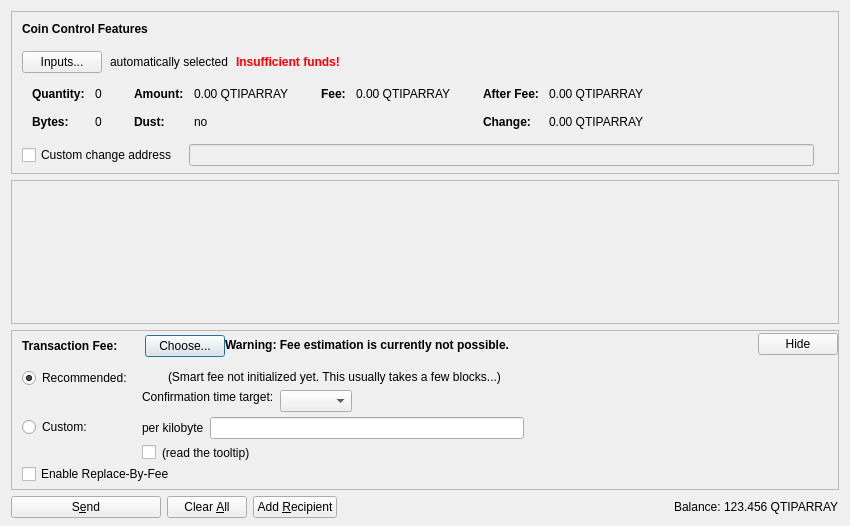
<?xml version="1.0" encoding="UTF-8"?>
<ui version="4.0">
 <class>DepositCoinsDialog</class>
 <widget class="QDialog" name="DepositCoinsDialog">
  <property name="geometry">
   <rect>
    <x>0</x>
    <y>0</y>
    <width>850</width>
    <height>526</height>
   </rect>
  </property>
  <property name="windowTitle">
   <string>Deposit Coins</string>
  </property>
  <layout class="QVBoxLayout" name="verticalLayout" stretch="0,1,0,0">
   <property name="bottomMargin">
    <number>8</number>
   </property>
   <item>
    <widget class="QFrame" name="frameCoinControl">
     <property name="sizePolicy">
      <sizepolicy hsizetype="Expanding" vsizetype="Expanding">
       <horstretch>0</horstretch>
       <verstretch>0</verstretch>
      </sizepolicy>
     </property>
     <property name="maximumSize">
      <size>
       <width>16777215</width>
       <height>16777215</height>
      </size>
     </property>
     <property name="frameShape">
      <enum>QFrame::StyledPanel</enum>
     </property>
     <property name="frameShadow">
      <enum>QFrame::Sunken</enum>
     </property>
     <layout class="QVBoxLayout" name="verticalLayoutCoinControl2">
      <property name="spacing">
       <number>0</number>
      </property>
      <property name="leftMargin">
       <number>0</number>
      </property>
      <property name="topMargin">
       <number>0</number>
      </property>
      <property name="rightMargin">
       <number>0</number>
      </property>
      <property name="bottomMargin">
       <number>6</number>
      </property>
      <item>
       <layout class="QVBoxLayout" name="verticalLayoutCoinControl" stretch="0,0,0,0,1">
        <property name="spacing">
         <number>0</number>
        </property>
        <property name="leftMargin">
         <number>10</number>
        </property>
        <property name="topMargin">
         <number>10</number>
        </property>
        <item>
         <layout class="QHBoxLayout" name="horizontalLayoutCoinControl1">
          <property name="bottomMargin">
           <number>15</number>
          </property>
          <item>
           <widget class="QLabel" name="labelCoinControlFeatures">
            <property name="sizePolicy">
             <sizepolicy hsizetype="Preferred" vsizetype="Maximum">
              <horstretch>0</horstretch>
              <verstretch>0</verstretch>
             </sizepolicy>
            </property>
            <property name="font">
             <font>
              <weight>75</weight>
              <bold>true</bold>
             </font>
            </property>
            <property name="styleSheet">
             <string notr="true">font-weight:bold;</string>
            </property>
            <property name="text">
             <string>Coin Control Features</string>
            </property>
           </widget>
          </item>
         </layout>
        </item>
        <item>
         <layout class="QHBoxLayout" name="horizontalLayoutCoinControl2" stretch="0,0,0,0">
          <property name="spacing">
           <number>8</number>
          </property>
          <property name="bottomMargin">
           <number>10</number>
          </property>
          <item>
           <widget class="QPushButton" name="pushButtonCoinControl">
            <property name="styleSheet">
             <string notr="true"/>
            </property>
            <property name="text">
             <string>Inputs...</string>
            </property>
            <property name="autoDefault">
             <bool>false</bool>
            </property>
           </widget>
          </item>
          <item>
           <widget class="QLabel" name="labelCoinControlAutomaticallySelected">
            <property name="text">
             <string>automatically selected</string>
            </property>
            <property name="margin">
             <number>5</number>
            </property>
           </widget>
          </item>
          <item>
           <widget class="QLabel" name="labelCoinControlInsuffFunds">
            <property name="font">
             <font>
              <weight>75</weight>
              <bold>true</bold>
             </font>
            </property>
            <property name="styleSheet">
             <string notr="true">color:red;font-weight:bold;</string>
            </property>
            <property name="text">
             <string>Insufficient funds!</string>
            </property>
            <property name="margin">
             <number>5</number>
            </property>
           </widget>
          </item>
          <item>
           <spacer name="horizontalSpacerCoinControl">
            <property name="orientation">
             <enum>Qt::Horizontal</enum>
            </property>
            <property name="sizeHint" stdset="0">
             <size>
              <width>40</width>
              <height>1</height>
             </size>
            </property>
           </spacer>
          </item>
         </layout>
        </item>
        <item>
         <widget class="QWidget" name="widgetCoinControl" native="true">
          <property name="sizePolicy">
           <sizepolicy hsizetype="Preferred" vsizetype="Preferred">
            <horstretch>0</horstretch>
            <verstretch>0</verstretch>
           </sizepolicy>
          </property>
          <property name="minimumSize">
           <size>
            <width>0</width>
            <height>0</height>
           </size>
          </property>
          <property name="styleSheet">
           <string notr="true"/>
          </property>
          <layout class="QHBoxLayout" name="horizontalLayoutCoinControl5">
           <property name="leftMargin">
            <number>0</number>
           </property>
           <property name="topMargin">
            <number>0</number>
           </property>
           <property name="rightMargin">
            <number>0</number>
           </property>
           <property name="bottomMargin">
            <number>0</number>
           </property>
           <item>
            <layout class="QHBoxLayout" name="horizontalLayoutCoinControl3" stretch="0,0,0,1">
             <property name="spacing">
              <number>20</number>
             </property>
             <property name="topMargin">
              <number>0</number>
             </property>
             <property name="bottomMargin">
              <number>10</number>
             </property>
             <item>
              <layout class="QFormLayout" name="formLayoutCoinControl1">
               <property name="horizontalSpacing">
                <number>10</number>
               </property>
               <property name="verticalSpacing">
                <number>14</number>
               </property>
               <property name="leftMargin">
                <number>10</number>
               </property>
               <property name="topMargin">
                <number>4</number>
               </property>
               <property name="rightMargin">
                <number>6</number>
               </property>
               <item row="0" column="0">
                <widget class="QLabel" name="labelCoinControlQuantityText">
                 <property name="font">
                  <font>
                   <weight>75</weight>
                   <bold>true</bold>
                  </font>
                 </property>
                 <property name="text">
                  <string>Quantity:</string>
                 </property>
                 <property name="margin">
                  <number>0</number>
                 </property>
                </widget>
               </item>
               <item row="0" column="1">
                <widget class="QLabel" name="labelCoinControlQuantity">
                 <property name="cursor">
                  <cursorShape>IBeamCursor</cursorShape>
                 </property>
                 <property name="contextMenuPolicy">
                  <enum>Qt::ActionsContextMenu</enum>
                 </property>
                 <property name="text">
                  <string notr="true">0</string>
                 </property>
                 <property name="margin">
                  <number>0</number>
                 </property>
                 <property name="textInteractionFlags">
                  <set>Qt::LinksAccessibleByMouse|Qt::TextSelectableByKeyboard|Qt::TextSelectableByMouse</set>
                 </property>
                </widget>
               </item>
               <item row="1" column="0">
                <widget class="QLabel" name="labelCoinControlBytesText">
                 <property name="font">
                  <font>
                   <weight>75</weight>
                   <bold>true</bold>
                  </font>
                 </property>
                 <property name="text">
                  <string>Bytes:</string>
                 </property>
                </widget>
               </item>
               <item row="1" column="1">
                <widget class="QLabel" name="labelCoinControlBytes">
                 <property name="cursor">
                  <cursorShape>IBeamCursor</cursorShape>
                 </property>
                 <property name="contextMenuPolicy">
                  <enum>Qt::ActionsContextMenu</enum>
                 </property>
                 <property name="text">
                  <string notr="true">0</string>
                 </property>
                 <property name="textInteractionFlags">
                  <set>Qt::LinksAccessibleByMouse|Qt::TextSelectableByKeyboard|Qt::TextSelectableByMouse</set>
                 </property>
                </widget>
               </item>
              </layout>
             </item>
             <item>
              <layout class="QFormLayout" name="formLayoutCoinControl2">
               <property name="horizontalSpacing">
                <number>10</number>
               </property>
               <property name="verticalSpacing">
                <number>14</number>
               </property>
               <property name="leftMargin">
                <number>6</number>
               </property>
               <property name="topMargin">
                <number>4</number>
               </property>
               <property name="rightMargin">
                <number>6</number>
               </property>
               <item row="0" column="0">
                <widget class="QLabel" name="labelCoinControlAmountText">
                 <property name="font">
                  <font>
                   <weight>75</weight>
                   <bold>true</bold>
                  </font>
                 </property>
                 <property name="text">
                  <string>Amount:</string>
                 </property>
                 <property name="margin">
                  <number>0</number>
                 </property>
                </widget>
               </item>
               <item row="0" column="1">
                <widget class="QLabel" name="labelCoinControlAmount">
                 <property name="cursor">
                  <cursorShape>IBeamCursor</cursorShape>
                 </property>
                 <property name="contextMenuPolicy">
                  <enum>Qt::ActionsContextMenu</enum>
                 </property>
                 <property name="text">
                  <string notr="true">0.00 QTIPARRAY</string>
                 </property>
                 <property name="textInteractionFlags">
                  <set>Qt::LinksAccessibleByMouse|Qt::TextSelectableByKeyboard|Qt::TextSelectableByMouse</set>
                 </property>
                </widget>
               </item>
               <item row="1" column="0">
                <widget class="QLabel" name="labelCoinControlLowOutputText">
                 <property name="font">
                  <font>
                   <weight>75</weight>
                   <bold>true</bold>
                  </font>
                 </property>
                 <property name="text">
                  <string>Dust:</string>
                 </property>
                </widget>
               </item>
               <item row="1" column="1">
                <widget class="QLabel" name="labelCoinControlLowOutput">
                 <property name="cursor">
                  <cursorShape>IBeamCursor</cursorShape>
                 </property>
                 <property name="contextMenuPolicy">
                  <enum>Qt::ActionsContextMenu</enum>
                 </property>
                 <property name="text">
                  <string notr="true">no</string>
                 </property>
                 <property name="textInteractionFlags">
                  <set>Qt::LinksAccessibleByMouse|Qt::TextSelectableByKeyboard|Qt::TextSelectableByMouse</set>
                 </property>
                </widget>
               </item>
              </layout>
             </item>
             <item>
              <layout class="QFormLayout" name="formLayoutCoinControl3">
               <property name="horizontalSpacing">
                <number>10</number>
               </property>
               <property name="verticalSpacing">
                <number>14</number>
               </property>
               <property name="leftMargin">
                <number>6</number>
               </property>
               <property name="topMargin">
                <number>4</number>
               </property>
               <property name="rightMargin">
                <number>6</number>
               </property>
               <item row="0" column="0">
                <widget class="QLabel" name="labelCoinControlFeeText">
                 <property name="font">
                  <font>
                   <weight>75</weight>
                   <bold>true</bold>
                  </font>
                 </property>
                 <property name="text">
                  <string>Fee:</string>
                 </property>
                 <property name="margin">
                  <number>0</number>
                 </property>
                </widget>
               </item>
               <item row="0" column="1">
                <widget class="QLabel" name="labelCoinControlFee">
                 <property name="cursor">
                  <cursorShape>IBeamCursor</cursorShape>
                 </property>
                 <property name="contextMenuPolicy">
                  <enum>Qt::ActionsContextMenu</enum>
                 </property>
                 <property name="text">
                  <string notr="true">0.00 QTIPARRAY</string>
                 </property>
                 <property name="textInteractionFlags">
                  <set>Qt::LinksAccessibleByMouse|Qt::TextSelectableByKeyboard|Qt::TextSelectableByMouse</set>
                 </property>
                </widget>
               </item>
              </layout>
             </item>
             <item>
              <layout class="QFormLayout" name="formLayoutCoinControl4">
               <property name="horizontalSpacing">
                <number>10</number>
               </property>
               <property name="verticalSpacing">
                <number>14</number>
               </property>
               <property name="leftMargin">
                <number>6</number>
               </property>
               <property name="topMargin">
                <number>4</number>
               </property>
               <property name="rightMargin">
                <number>6</number>
               </property>
               <item row="0" column="0">
                <widget class="QLabel" name="labelCoinControlAfterFeeText">
                 <property name="font">
                  <font>
                   <weight>75</weight>
                   <bold>true</bold>
                  </font>
                 </property>
                 <property name="text">
                  <string>After Fee:</string>
                 </property>
                 <property name="margin">
                  <number>0</number>
                 </property>
                </widget>
               </item>
               <item row="0" column="1">
                <widget class="QLabel" name="labelCoinControlAfterFee">
                 <property name="cursor">
                  <cursorShape>IBeamCursor</cursorShape>
                 </property>
                 <property name="contextMenuPolicy">
                  <enum>Qt::ActionsContextMenu</enum>
                 </property>
                 <property name="text">
                  <string notr="true">0.00 QTIPARRAY</string>
                 </property>
                 <property name="textInteractionFlags">
                  <set>Qt::LinksAccessibleByMouse|Qt::TextSelectableByKeyboard|Qt::TextSelectableByMouse</set>
                 </property>
                </widget>
               </item>
               <item row="1" column="0">
                <widget class="QLabel" name="labelCoinControlChangeText">
                 <property name="font">
                  <font>
                   <weight>75</weight>
                   <bold>true</bold>
                  </font>
                 </property>
                 <property name="text">
                  <string>Change:</string>
                 </property>
                </widget>
               </item>
               <item row="1" column="1">
                <widget class="QLabel" name="labelCoinControlChange">
                 <property name="cursor">
                  <cursorShape>IBeamCursor</cursorShape>
                 </property>
                 <property name="contextMenuPolicy">
                  <enum>Qt::ActionsContextMenu</enum>
                 </property>
                 <property name="text">
                  <string notr="true">0.00 QTIPARRAY</string>
                 </property>
                 <property name="textInteractionFlags">
                  <set>Qt::LinksAccessibleByMouse|Qt::TextSelectableByKeyboard|Qt::TextSelectableByMouse</set>
                 </property>
                </widget>
               </item>
              </layout>
             </item>
            </layout>
           </item>
          </layout>
         </widget>
        </item>
        <item>
         <layout class="QHBoxLayout" name="horizontalLayoutCoinControl4" stretch="0,0,0">
          <property name="spacing">
           <number>12</number>
          </property>
          <property name="sizeConstraint">
           <enum>QLayout::SetDefaultConstraint</enum>
          </property>
          <property name="topMargin">
           <number>5</number>
          </property>
          <property name="rightMargin">
           <number>5</number>
          </property>
          <item>
           <widget class="QCheckBox" name="checkBoxCoinControlChange">
            <property name="toolTip">
             <string>If this is activated, but the change address is empty or invalid, change will be sent to a newly generated address.</string>
            </property>
            <property name="text">
             <string>Custom change address</string>
            </property>
           </widget>
          </item>
          <item>
           <widget class="QValidatedLineEdit" name="lineEditCoinControlChange">
            <property name="enabled">
             <bool>false</bool>
            </property>
            <property name="sizePolicy">
             <sizepolicy hsizetype="Expanding" vsizetype="Fixed">
              <horstretch>0</horstretch>
              <verstretch>0</verstretch>
             </sizepolicy>
            </property>
           </widget>
          </item>
          <item>
           <widget class="QLabel" name="labelCoinControlChangeLabel">
            <property name="sizePolicy">
             <sizepolicy hsizetype="Preferred" vsizetype="Expanding">
              <horstretch>0</horstretch>
              <verstretch>0</verstretch>
             </sizepolicy>
            </property>
            <property name="minimumSize">
             <size>
              <width>0</width>
              <height>0</height>
             </size>
            </property>
            <property name="text">
             <string/>
            </property>
            <property name="margin">
             <number>3</number>
            </property>
           </widget>
          </item>
         </layout>
        </item>
        <item>
         <spacer name="verticalSpacerCoinControl">
          <property name="orientation">
           <enum>Qt::Vertical</enum>
          </property>
          <property name="sizeHint" stdset="0">
           <size>
            <width>800</width>
            <height>1</height>
           </size>
          </property>
         </spacer>
        </item>
       </layout>
      </item>
     </layout>
    </widget>
   </item>
   <item>
    <widget class="QScrollArea" name="scrollArea">
     <property name="widgetResizable">
      <bool>true</bool>
     </property>
     <widget class="QWidget" name="scrollAreaWidgetContents">
      <property name="geometry">
       <rect>
        <x>0</x>
        <y>0</y>
        <width>830</width>
        <height>104</height>
       </rect>
      </property>
      <layout class="QVBoxLayout" name="verticalLayout_2" stretch="0,1">
       <property name="leftMargin">
        <number>0</number>
       </property>
       <property name="topMargin">
        <number>0</number>
       </property>
       <property name="rightMargin">
        <number>0</number>
       </property>
       <property name="bottomMargin">
        <number>0</number>
       </property>
       <item>
        <layout class="QVBoxLayout" name="entries">
         <property name="spacing">
          <number>6</number>
         </property>
        </layout>
       </item>
       <item>
        <spacer name="verticalSpacer">
         <property name="orientation">
          <enum>Qt::Vertical</enum>
         </property>
         <property name="sizeHint" stdset="0">
          <size>
           <width>20</width>
           <height>40</height>
          </size>
         </property>
        </spacer>
       </item>
      </layout>
     </widget>
    </widget>
   </item>
   <item>
    <widget class="QFrame" name="frameFee">
     <property name="sizePolicy">
      <sizepolicy hsizetype="Expanding" vsizetype="Expanding">
       <horstretch>0</horstretch>
       <verstretch>0</verstretch>
      </sizepolicy>
     </property>
     <property name="maximumSize">
      <size>
       <width>16777215</width>
       <height>16777215</height>
      </size>
     </property>
     <property name="frameShape">
      <enum>QFrame::StyledPanel</enum>
     </property>
     <property name="frameShadow">
      <enum>QFrame::Sunken</enum>
     </property>
     <layout class="QVBoxLayout" name="verticalLayoutFee1">
      <property name="spacing">
       <number>0</number>
      </property>
      <property name="leftMargin">
       <number>0</number>
      </property>
      <property name="topMargin">
       <number>0</number>
      </property>
      <property name="rightMargin">
       <number>0</number>
      </property>
      <property name="bottomMargin">
       <number>0</number>
      </property>
      <item>
       <layout class="QVBoxLayout" name="verticalLayoutFee2" stretch="0,0,0">
        <property name="spacing">
         <number>0</number>
        </property>
        <property name="leftMargin">
         <number>10</number>
        </property>
        <property name="topMargin">
         <number>0</number>
        </property>
        <item>
         <layout class="QHBoxLayout" name="horizontalLayoutFee1">
          <property name="bottomMargin">
           <number>0</number>
          </property>
          <item>
           <layout class="QVBoxLayout" name="verticalLayoutFee7">
            <property name="spacing">
             <number>0</number>
            </property>
            <item>
             <spacer name="verticalSpacerSmartFee">
              <property name="orientation">
               <enum>Qt::Vertical</enum>
              </property>
              <property name="sizeType">
               <enum>QSizePolicy::Fixed</enum>
              </property>
              <property name="sizeHint" stdset="0">
               <size>
                <width>1</width>
                <height>4</height>
               </size>
              </property>
             </spacer>
            </item>
            <item>
             <layout class="QHBoxLayout" name="horizontalLayoutSmartFee">
              <property name="spacing">
               <number>10</number>
              </property>
              <item>
               <widget class="QLabel" name="labelFeeHeadline">
                <property name="sizePolicy">
                 <sizepolicy hsizetype="Preferred" vsizetype="Maximum">
                  <horstretch>0</horstretch>
                  <verstretch>0</verstretch>
                 </sizepolicy>
                </property>
                <property name="font">
                 <font>
                  <weight>75</weight>
                  <bold>true</bold>
                 </font>
                </property>
                <property name="styleSheet">
                 <string notr="true">font-weight:bold;</string>
                </property>
                <property name="text">
                 <string>Transaction Fee:</string>
                </property>
               </widget>
              </item>
              <item>
               <widget class="QLabel" name="labelFeeMinimized">
                <property name="text">
                 <string/>
                </property>
               </widget>
              </item>
              <item>
               <widget class="QPushButton" name="buttonChooseFee">
                <property name="text">
                 <string>Choose...</string>
                </property>
               </widget>
              </item>
             </layout>
            </item>
            <item>
             <spacer name="verticalSpacer_5">
              <property name="orientation">
               <enum>Qt::Vertical</enum>
              </property>
              <property name="sizeHint" stdset="0">
               <size>
                <width>1</width>
                <height>1</height>
               </size>
              </property>
             </spacer>
            </item>
           </layout>
          </item>
          <item>
           <widget class="QLabel" name="fallbackFeeWarningLabel">
            <property name="toolTip">
             <string>Using the fallbackfee can result in sending a transaction that will take several hours or days (or never) to confirm. Consider choosing your fee manually or wait until you have validated the complete chain.</string>
            </property>
            <property name="font">
            <font>
                <weight>75</weight>
                <bold>true</bold>
            </font>
            </property>
            <property name="text">
             <string>Warning: Fee estimation is currently not possible.</string>
            </property>
            <property name="wordWrap">
             <bool>false</bool>
            </property>
           </widget>
          </item>
          <item>
           <spacer name="horizontalSpacer_4">
            <property name="orientation">
             <enum>Qt::Horizontal</enum>
            </property>
            <property name="sizeType">
             <enum>QSizePolicy::MinimumExpanding</enum>
            </property>
            <property name="sizeHint" stdset="0">
             <size>
              <width>40</width>
              <height>20</height>
             </size>
            </property>
           </spacer>
          </item>
          <item>
           <widget class="QPushButton" name="buttonMinimizeFee">
            <property name="toolTip">
             <string>collapse fee-settings</string>
            </property>
            <property name="text">
             <string>Hide</string>
            </property>
           </widget>
          </item>
         </layout>
        </item>
        <item>
         <widget class="QFrame" name="frameFeeSelection">
          <layout class="QVBoxLayout" name="verticalLayoutFee12">
           <property name="spacing">
            <number>0</number>
           </property>
           <property name="leftMargin">
            <number>0</number>
           </property>
           <property name="topMargin">
            <number>0</number>
           </property>
           <property name="rightMargin">
            <number>0</number>
           </property>
           <property name="bottomMargin">
            <number>0</number>
           </property>
           <item>
            <layout class="QGridLayout" name="gridLayoutFee">
             <property name="topMargin">
              <number>10</number>
             </property>
             <property name="bottomMargin">
              <number>4</number>
             </property>
             <property name="horizontalSpacing">
              <number>10</number>
             </property>
             <property name="verticalSpacing">
              <number>4</number>
             </property>
             <item row="1" column="1">
              <layout class="QVBoxLayout" name="verticalLayoutFee8">
               <property name="spacing">
                <number>6</number>
               </property>
               <item>
                <layout class="QHBoxLayout" name="horizontalLayoutFee13">
                 <item>
                  <widget class="QLabel" name="labelCustomPerKilobyte">
                   <property name="toolTip">
                    <string>Specify a custom fee per kB (1,000 bytes) of the transaction's virtual size.

Note:  QtipArrayce the fee is calculated on a per-byte basis, a fee of "100 satoshis per kB" for a transaction size of 500 bytes (half of 1 kB) would ultimately yield a fee of only 50 satoshis.</string>
                   </property>
                   <property name="text">
                    <string>per kilobyte</string>
                   </property>
                  </widget>
                 </item>
                 <item>
                  <widget class="QTIPARRAYAmountField" name="customFee"/>
                 </item>
                 <item>
                  <spacer name="horizontalSpacer_6">
                   <property name="orientation">
                    <enum>Qt::Horizontal</enum>
                   </property>
                   <property name="sizeHint" stdset="0">
                    <size>
                     <width>1</width>
                     <height>1</height>
                    </size>
                   </property>
                  </spacer>
                 </item>
                </layout>
               </item>
               <item>
                <layout class="QHBoxLayout" name="horizontalLayoutFee8">
                 <item>
                  <widget class="QCheckBox" name="checkBoxMinimumFee">
                   <property name="toolTip">
                    <string>Paying only the minimum fee is just fine as long as there is less transaction volume than space in the blocks. But be aware that this can end up in a never confirming transaction once there is more demand for sin transactions than the network can process.</string>
                   </property>
                   <property name="text">
                    <string/>
                   </property>
                  </widget>
                 </item>
                 <item>
                  <widget class="QLabel" name="labelMinFeeWarning">
                   <property name="enabled">
                    <bool>true</bool>
                   </property>
                   <property name="toolTip">
                    <string>Paying only the minimum fee is just fine as long as there is less transaction volume than space in the blocks. But be aware that this can end up in a never confirming transaction once there is more demand for sin transactions than the network can process.</string>
                   </property>
                   <property name="text">
                    <string>(read the tooltip)</string>
                   </property>
                   <property name="margin">
                    <number>5</number>
                   </property>
                  </widget>
                 </item>
                 <item>
                  <spacer name="horizontalSpacer_2">
                   <property name="orientation">
                    <enum>Qt::Horizontal</enum>
                   </property>
                   <property name="sizeHint" stdset="0">
                    <size>
                     <width>1</width>
                     <height>1</height>
                    </size>
                   </property>
                  </spacer>
                 </item>
                </layout>
               </item>
              </layout>
             </item>
             <item row="0" column="0">
              <layout class="QVBoxLayout" name="verticalLayoutFee4" stretch="0,1">
               <item>
                <widget class="QRadioButton" name="radioSmartFee">
                 <property name="text">
                  <string>Recommended:</string>
                 </property>
                 <property name="checked">
                  <bool>true</bool>
                 </property>
                 <attribute name="buttonGroup">
                  <string notr="true">groupFee</string>
                 </attribute>
                </widget>
               </item>
               <item>
                <spacer name="verticalSpacer_2">
                 <property name="orientation">
                  <enum>Qt::Vertical</enum>
                 </property>
                 <property name="sizeHint" stdset="0">
                  <size>
                   <width>1</width>
                   <height>1</height>
                  </size>
                 </property>
                </spacer>
               </item>
              </layout>
             </item>
             <item row="1" column="0">
              <layout class="QVBoxLayout" name="verticalLayoutFee9" stretch="0,1">
               <item>
                <widget class="QRadioButton" name="radioCustomFee">
                 <property name="text">
                  <string>Custom:</string>
                 </property>
                 <attribute name="buttonGroup">
                  <string notr="true">groupFee</string>
                 </attribute>
                </widget>
               </item>
               <item>
                <spacer name="verticalSpacer_6">
                 <property name="orientation">
                  <enum>Qt::Vertical</enum>
                 </property>
                 <property name="sizeHint" stdset="0">
                  <size>
                   <width>1</width>
                   <height>1</height>
                  </size>
                 </property>
                </spacer>
               </item>
              </layout>
             </item>
             <item row="0" column="1">
              <layout class="QVBoxLayout" name="verticalLayoutFee3" stretch="0,0,1">
               <property name="spacing">
                <number>6</number>
               </property>
               <property name="topMargin">
                <number>2</number>
               </property>
               <item>
                <layout class="QHBoxLayout" name="horizontalLayoutFee12">
                 <item>
                  <widget class="QLabel" name="labelSmartFee">
                   <property name="text">
                    <string/>
                   </property>
                   <property name="margin">
                    <number>2</number>
                   </property>
                  </widget>
                 </item>
                 <item>
                  <widget class="QLabel" name="labelFeeEstimation">
                   <property name="text">
                    <string/>
                   </property>
                  </widget>
                 </item>
                 <item>
                  <widget class="QLabel" name="labelSmartFee2">
                   <property name="text">
                    <string>(Smart fee not initialized yet. This usually takes a few blocks...)</string>
                   </property>
                   <property name="margin">
                    <number>2</number>
                   </property>
                  </widget>
                 </item>
                 <item>
                  <spacer name="horizontalSpacer_5">
                   <property name="orientation">
                    <enum>Qt::Horizontal</enum>
                   </property>
                   <property name="sizeHint" stdset="0">
                    <size>
                     <width>1</width>
                     <height>1</height>
                    </size>
                   </property>
                  </spacer>
                 </item>
                </layout>
               </item>
               <item>
                <layout class="QHBoxLayout" name="horizontalLayoutFee9">
                 <item>
                  <layout class="QVBoxLayout" name="verticalLayoutFee6">
                   <item>
                    <widget class="QLabel" name="labelSmartFee3">
                     <property name="text">
                      <string>Confirmation time target:</string>
                     </property>
                     <property name="margin">
                      <number>2</number>
                     </property>
                    </widget>
                   </item>
                   <item>
                    <spacer name="verticalSpacer_3">
                     <property name="orientation">
                      <enum>Qt::Vertical</enum>
                     </property>
                     <property name="sizeHint" stdset="0">
                      <size>
                       <width>1</width>
                       <height>1</height>
                      </size>
                     </property>
                    </spacer>
                   </item>
                  </layout>
                 </item>
                 <item>
                  <layout class="QVBoxLayout" name="verticalLayoutFee5">
                   <property name="rightMargin">
                    <number>30</number>
                   </property>
                   <item>
                    <layout class="QHBoxLayout" name="horizontalLayoutConfTarget">
                     <property name="bottomMargin">
                      <number>0</number>
                     </property>
                     <item>
                      <widget class="QComboBox" name="confTargetSelector"/>
                     </item>
                     <item>
                      <spacer name="horizontalSpacerConfTarget">
                       <property name="orientation">
                        <enum>Qt::Horizontal</enum>
                       </property>
                       <property name="sizeHint" stdset="0">
                        <size>
                         <width>40</width>
                         <height>20</height>
                        </size>
                       </property>
                      </spacer>
                     </item>
                    </layout>
                   </item>
                  </layout>
                 </item>
                </layout>
               </item>
               <item>
                <spacer name="verticalSpacer_4">
                 <property name="orientation">
                  <enum>Qt::Vertical</enum>
                 </property>
                 <property name="sizeHint" stdset="0">
                  <size>
                   <width>1</width>
                   <height>1</height>
                  </size>
                 </property>
                </spacer>
               </item>
              </layout>
             </item>
            </layout>
           </item>
           <item>
            <widget class="QCheckBox" name="optInRBF">
             <property name="text">
              <string>Enable Replace-By-Fee</string>
             </property>
             <property name="toolTip">
              <string>With Replace-By-Fee (BIP-125) you can increase a transaction's fee after it is sent. Without this, a higher fee may be recommended to compensate for increased transaction delay risk.</string>
             </property>
            </widget>
           </item>
          </layout>
         </widget>
        </item>
        <item>
         <spacer name="verticalSpacerFee">
          <property name="orientation">
           <enum>Qt::Vertical</enum>
          </property>
          <property name="sizeHint" stdset="0">
           <size>
            <width>40</width>
            <height>5</height>
           </size>
          </property>
         </spacer>
        </item>
       </layout>
      </item>
     </layout>
    </widget>
   </item>
   <item>
    <layout class="QHBoxLayout" name="horizontalLayout">
     <item>
      <widget class="QPushButton" name="sendButton">
       <property name="minimumSize">
        <size>
         <width>150</width>
         <height>0</height>
        </size>
       </property>
       <property name="toolTip">
        <string>Confirm the deposit action</string>
       </property>
       <property name="text">
        <string>S&amp;end</string>
       </property>
       <property name="icon">
        <iconset resource="../sin.qrc">
         <normaloff>:/icons/deposit</normaloff>:/icons/deposit</iconset>
       </property>
       <property name="autoDefault">
        <bool>false</bool>
       </property>
       <property name="default">
        <bool>false</bool>
       </property>
      </widget>
     </item>
     <item>
      <widget class="QPushButton" name="clearButton">
       <property name="sizePolicy">
        <sizepolicy hsizetype="Minimum" vsizetype="Fixed">
         <horstretch>0</horstretch>
         <verstretch>0</verstretch>
        </sizepolicy>
       </property>
       <property name="toolTip">
        <string>Clear all fields of the form.</string>
       </property>
       <property name="text">
        <string>Clear &amp;All</string>
       </property>
       <property name="icon">
        <iconset resource="../sin.qrc">
         <normaloff>:/icons/remove</normaloff>:/icons/remove</iconset>
       </property>
       <property name="autoDefault">
        <bool>false</bool>
       </property>
      </widget>
     </item>
     <item>
      <widget class="QPushButton" name="addButton">
       <property name="toolTip">
        <string>Send to multiple recipients at once</string>
       </property>
       <property name="text">
        <string>Add &amp;Recipient</string>
       </property>
       <property name="icon">
        <iconset resource="../sin.qrc">
         <normaloff>:/icons/add</normaloff>:/icons/add</iconset>
       </property>
       <property name="autoDefault">
        <bool>false</bool>
       </property>
      </widget>
     </item>
     <item>
      <spacer name="horizontalSpacer">
       <property name="orientation">
        <enum>Qt::Horizontal</enum>
       </property>
       <property name="sizeHint" stdset="0">
        <size>
         <width>40</width>
         <height>20</height>
        </size>
       </property>
      </spacer>
     </item>
     <item>
      <layout class="QHBoxLayout" name="horizontalLayout_2">
       <property name="spacing">
        <number>3</number>
       </property>
       <item>
        <widget class="QLabel" name="label">
         <property name="sizePolicy">
          <sizepolicy hsizetype="Preferred" vsizetype="Fixed">
           <horstretch>0</horstretch>
           <verstretch>0</verstretch>
          </sizepolicy>
         </property>
         <property name="text">
          <string>Balance:</string>
         </property>
        </widget>
       </item>
       <item>
        <widget class="QLabel" name="labelBalance">
         <property name="sizePolicy">
          <sizepolicy hsizetype="Preferred" vsizetype="Fixed">
           <horstretch>0</horstretch>
           <verstretch>0</verstretch>
          </sizepolicy>
         </property>
         <property name="cursor">
          <cursorShape>IBeamCursor</cursorShape>
         </property>
         <property name="text">
          <string notr="true">123.456 QTIPARRAY</string>
         </property>
         <property name="textInteractionFlags">
          <set>Qt::LinksAccessibleByMouse|Qt::TextSelectableByKeyboard|Qt::TextSelectableByMouse</set>
         </property>
        </widget>
       </item>
      </layout>
     </item>
    </layout>
   </item>
  </layout>
 </widget>
 <customwidgets>
  <customwidget>
   <class>QValidatedLineEdit</class>
   <extends>QLineEdit</extends>
   <header>qt/qvalidatedlineedit.h</header>
  </customwidget>
  <customwidget>
   <class>QTIPARRAYAmountField</class>
   <extends>QLineEdit</extends>
   <header>qt/sinamountfield.h</header>
   <container>1</container>
  </customwidget>
 </customwidgets>
 <resources>
  <include location="../sin.qrc"/>
 </resources>
 <connections/>
 <buttongroups>
  <buttongroup name="groupFee"/>
 </buttongroups>
</ui>
